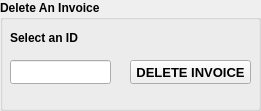
   <widget class="QGroupBox" name="groupBox_3">
    <property name="geometry">
     <rect>
      <x>520</x>
      <y>430</y>
      <width>261</width>
      <height>111</height>
     </rect>
    </property>
    <property name="font">
     <font>
      <bold>true</bold>
     </font>
    </property>
    <property name="title">
     <string>Delete An Invoice</string>
    </property>
    <widget class="QLineEdit" name="lineEdit">
     <property name="geometry">
      <rect>
       <x>10</x>
       <y>60</y>
       <width>101</width>
       <height>24</height>
      </rect>
     </property>
    </widget>
    <widget class="QPushButton" name="deleteProductBtn">
     <property name="geometry">
      <rect>
       <x>130</x>
       <y>60</y>
       <width>121</width>
       <height>24</height>
      </rect>
     </property>
     <property name="palette">
      <palette>
       <active>
        <colorrole role="WindowText">
         <brush brushstyle="SolidPattern">
          <color alpha="255">
           <red>0</red>
           <green>0</green>
           <blue>0</blue>
          </color>
         </brush>
        </colorrole>
        <colorrole role="Button">
         <brush brushstyle="SolidPattern">
          <color alpha="255">
           <red>255</red>
           <green>0</green>
           <blue>0</blue>
          </color>
         </brush>
        </colorrole>
        <colorrole role="Light">
         <brush brushstyle="SolidPattern">
          <color alpha="255">
           <red>255</red>
           <green>127</green>
           <blue>127</blue>
          </color>
         </brush>
        </colorrole>
        <colorrole role="Midlight">
         <brush brushstyle="SolidPattern">
          <color alpha="255">
           <red>255</red>
           <green>63</green>
           <blue>63</blue>
          </color>
         </brush>
        </colorrole>
        <colorrole role="Dark">
         <brush brushstyle="SolidPattern">
          <color alpha="255">
           <red>127</red>
           <green>0</green>
           <blue>0</blue>
          </color>
         </brush>
        </colorrole>
        <colorrole role="Mid">
         <brush brushstyle="SolidPattern">
          <color alpha="255">
           <red>170</red>
           <green>0</green>
           <blue>0</blue>
          </color>
         </brush>
        </colorrole>
        <colorrole role="Text">
         <brush brushstyle="SolidPattern">
          <color alpha="255">
           <red>0</red>
           <green>0</green>
           <blue>0</blue>
          </color>
         </brush>
        </colorrole>
        <colorrole role="BrightText">
         <brush brushstyle="SolidPattern">
          <color alpha="255">
           <red>255</red>
           <green>255</green>
           <blue>255</blue>
          </color>
         </brush>
        </colorrole>
        <colorrole role="ButtonText">
         <brush brushstyle="SolidPattern">
          <color alpha="255">
           <red>0</red>
           <green>0</green>
           <blue>0</blue>
          </color>
         </brush>
        </colorrole>
        <colorrole role="Base">
         <brush brushstyle="SolidPattern">
          <color alpha="255">
           <red>255</red>
           <green>255</green>
           <blue>255</blue>
          </color>
         </brush>
        </colorrole>
        <colorrole role="Window">
         <brush brushstyle="SolidPattern">
          <color alpha="255">
           <red>255</red>
           <green>0</green>
           <blue>0</blue>
          </color>
         </brush>
        </colorrole>
        <colorrole role="Shadow">
         <brush brushstyle="SolidPattern">
          <color alpha="255">
           <red>0</red>
           <green>0</green>
           <blue>0</blue>
          </color>
         </brush>
        </colorrole>
        <colorrole role="AlternateBase">
         <brush brushstyle="SolidPattern">
          <color alpha="255">
           <red>255</red>
           <green>127</green>
           <blue>127</blue>
          </color>
         </brush>
        </colorrole>
        <colorrole role="ToolTipBase">
         <brush brushstyle="SolidPattern">
          <color alpha="255">
           <red>255</red>
           <green>255</green>
           <blue>220</blue>
          </color>
         </brush>
        </colorrole>
        <colorrole role="ToolTipText">
         <brush brushstyle="SolidPattern">
          <color alpha="255">
           <red>0</red>
           <green>0</green>
           <blue>0</blue>
          </color>
         </brush>
        </colorrole>
        <colorrole role="PlaceholderText">
         <brush brushstyle="SolidPattern">
          <color alpha="127">
           <red>0</red>
           <green>0</green>
           <blue>0</blue>
          </color>
         </brush>
        </colorrole>
       </active>
       <inactive>
        <colorrole role="WindowText">
         <brush brushstyle="SolidPattern">
          <color alpha="255">
           <red>0</red>
           <green>0</green>
           <blue>0</blue>
          </color>
         </brush>
        </colorrole>
        <colorrole role="Button">
         <brush brushstyle="SolidPattern">
          <color alpha="255">
           <red>240</red>
           <green>240</green>
           <blue>240</blue>
          </color>
         </brush>
        </colorrole>
        <colorrole role="Light">
         <brush brushstyle="SolidPattern">
          <color alpha="255">
           <red>255</red>
           <green>255</green>
           <blue>255</blue>
          </color>
         </brush>
        </colorrole>
        <colorrole role="Midlight">
         <brush brushstyle="SolidPattern">
          <color alpha="255">
           <red>227</red>
           <green>227</green>
           <blue>227</blue>
          </color>
         </brush>
        </colorrole>
        <colorrole role="Dark">
         <brush brushstyle="SolidPattern">
          <color alpha="255">
           <red>160</red>
           <green>160</green>
           <blue>160</blue>
          </color>
         </brush>
        </colorrole>
        <colorrole role="Mid">
         <brush brushstyle="SolidPattern">
          <color alpha="255">
           <red>160</red>
           <green>160</green>
           <blue>160</blue>
          </color>
         </brush>
        </colorrole>
        <colorrole role="Text">
         <brush brushstyle="SolidPattern">
          <color alpha="255">
           <red>0</red>
           <green>0</green>
           <blue>0</blue>
          </color>
         </brush>
        </colorrole>
        <colorrole role="BrightText">
         <brush brushstyle="SolidPattern">
          <color alpha="255">
           <red>255</red>
           <green>255</green>
           <blue>255</blue>
          </color>
         </brush>
        </colorrole>
        <colorrole role="ButtonText">
         <brush brushstyle="SolidPattern">
          <color alpha="255">
           <red>0</red>
           <green>0</green>
           <blue>0</blue>
          </color>
         </brush>
        </colorrole>
        <colorrole role="Base">
         <brush brushstyle="SolidPattern">
          <color alpha="255">
           <red>255</red>
           <green>255</green>
           <blue>255</blue>
          </color>
         </brush>
        </colorrole>
        <colorrole role="Window">
         <brush brushstyle="SolidPattern">
          <color alpha="255">
           <red>240</red>
           <green>240</green>
           <blue>240</blue>
          </color>
         </brush>
        </colorrole>
        <colorrole role="Shadow">
         <brush brushstyle="SolidPattern">
          <color alpha="255">
           <red>105</red>
           <green>105</green>
           <blue>105</blue>
          </color>
         </brush>
        </colorrole>
        <colorrole role="AlternateBase">
         <brush brushstyle="SolidPattern">
          <color alpha="255">
           <red>245</red>
           <green>245</green>
           <blue>245</blue>
          </color>
         </brush>
        </colorrole>
        <colorrole role="ToolTipBase">
         <brush brushstyle="SolidPattern">
          <color alpha="255">
           <red>255</red>
           <green>255</green>
           <blue>220</blue>
          </color>
         </brush>
        </colorrole>
        <colorrole role="ToolTipText">
         <brush brushstyle="SolidPattern">
          <color alpha="255">
           <red>0</red>
           <green>0</green>
           <blue>0</blue>
          </color>
         </brush>
        </colorrole>
        <colorrole role="PlaceholderText">
         <brush brushstyle="SolidPattern">
          <color alpha="128">
           <red>0</red>
           <green>0</green>
           <blue>0</blue>
          </color>
         </brush>
        </colorrole>
       </inactive>
       <disabled>
        <colorrole role="WindowText">
         <brush brushstyle="SolidPattern">
          <color alpha="255">
           <red>127</red>
           <green>0</green>
           <blue>0</blue>
          </color>
         </brush>
        </colorrole>
        <colorrole role="Button">
         <brush brushstyle="SolidPattern">
          <color alpha="255">
           <red>255</red>
           <green>0</green>
           <blue>0</blue>
          </color>
         </brush>
        </colorrole>
        <colorrole role="Light">
         <brush brushstyle="SolidPattern">
          <color alpha="255">
           <red>255</red>
           <green>127</green>
           <blue>127</blue>
          </color>
         </brush>
        </colorrole>
        <colorrole role="Midlight">
         <brush brushstyle="SolidPattern">
          <color alpha="255">
           <red>255</red>
           <green>63</green>
           <blue>63</blue>
          </color>
         </brush>
        </colorrole>
        <colorrole role="Dark">
         <brush brushstyle="SolidPattern">
          <color alpha="255">
           <red>127</red>
           <green>0</green>
           <blue>0</blue>
          </color>
         </brush>
        </colorrole>
        <colorrole role="Mid">
         <brush brushstyle="SolidPattern">
          <color alpha="255">
           <red>170</red>
           <green>0</green>
           <blue>0</blue>
          </color>
         </brush>
        </colorrole>
        <colorrole role="Text">
         <brush brushstyle="SolidPattern">
          <color alpha="255">
           <red>127</red>
           <green>0</green>
           <blue>0</blue>
          </color>
         </brush>
        </colorrole>
        <colorrole role="BrightText">
         <brush brushstyle="SolidPattern">
          <color alpha="255">
           <red>255</red>
           <green>255</green>
           <blue>255</blue>
          </color>
         </brush>
        </colorrole>
        <colorrole role="ButtonText">
         <brush brushstyle="SolidPattern">
          <color alpha="255">
           <red>127</red>
           <green>0</green>
           <blue>0</blue>
          </color>
         </brush>
        </colorrole>
        <colorrole role="Base">
         <brush brushstyle="SolidPattern">
          <color alpha="255">
           <red>255</red>
           <green>0</green>
           <blue>0</blue>
          </color>
         </brush>
        </colorrole>
        <colorrole role="Window">
         <brush brushstyle="SolidPattern">
          <color alpha="255">
           <red>255</red>
           <green>0</green>
           <blue>0</blue>
          </color>
         </brush>
        </colorrole>
        <colorrole role="Shadow">
         <brush brushstyle="SolidPattern">
          <color alpha="255">
           <red>0</red>
           <green>0</green>
           <blue>0</blue>
          </color>
         </brush>
        </colorrole>
        <colorrole role="AlternateBase">
         <brush brushstyle="SolidPattern">
          <color alpha="255">
           <red>245</red>
           <green>245</green>
           <blue>245</blue>
          </color>
         </brush>
        </colorrole>
        <colorrole role="ToolTipBase">
         <brush brushstyle="SolidPattern">
          <color alpha="255">
           <red>255</red>
           <green>255</green>
           <blue>220</blue>
          </color>
         </brush>
        </colorrole>
        <colorrole role="ToolTipText">
         <brush brushstyle="SolidPattern">
          <color alpha="255">
           <red>0</red>
           <green>0</green>
           <blue>0</blue>
          </color>
         </brush>
        </colorrole>
        <colorrole role="PlaceholderText">
         <brush brushstyle="SolidPattern">
          <color alpha="128">
           <red>0</red>
           <green>0</green>
           <blue>0</blue>
          </color>
         </brush>
        </colorrole>
       </disabled>
      </palette>
     </property>
     <property name="font">
      <font>
       <pointsize>10</pointsize>
       <bold>true</bold>
      </font>
     </property>
     <property name="cursor">
      <cursorShape>ForbiddenCursor</cursorShape>
     </property>
     <property name="text">
      <string>DELETE INVOICE</string>
     </property>
    </widget>
    <widget class="QLabel" name="label_2">
     <property name="geometry">
      <rect>
       <x>10</x>
       <y>30</y>
       <width>71</width>
       <height>16</height>
      </rect>
     </property>
     <property name="text">
      <string>Select an ID :</string>
     </property>
    </widget>
   </widget>
